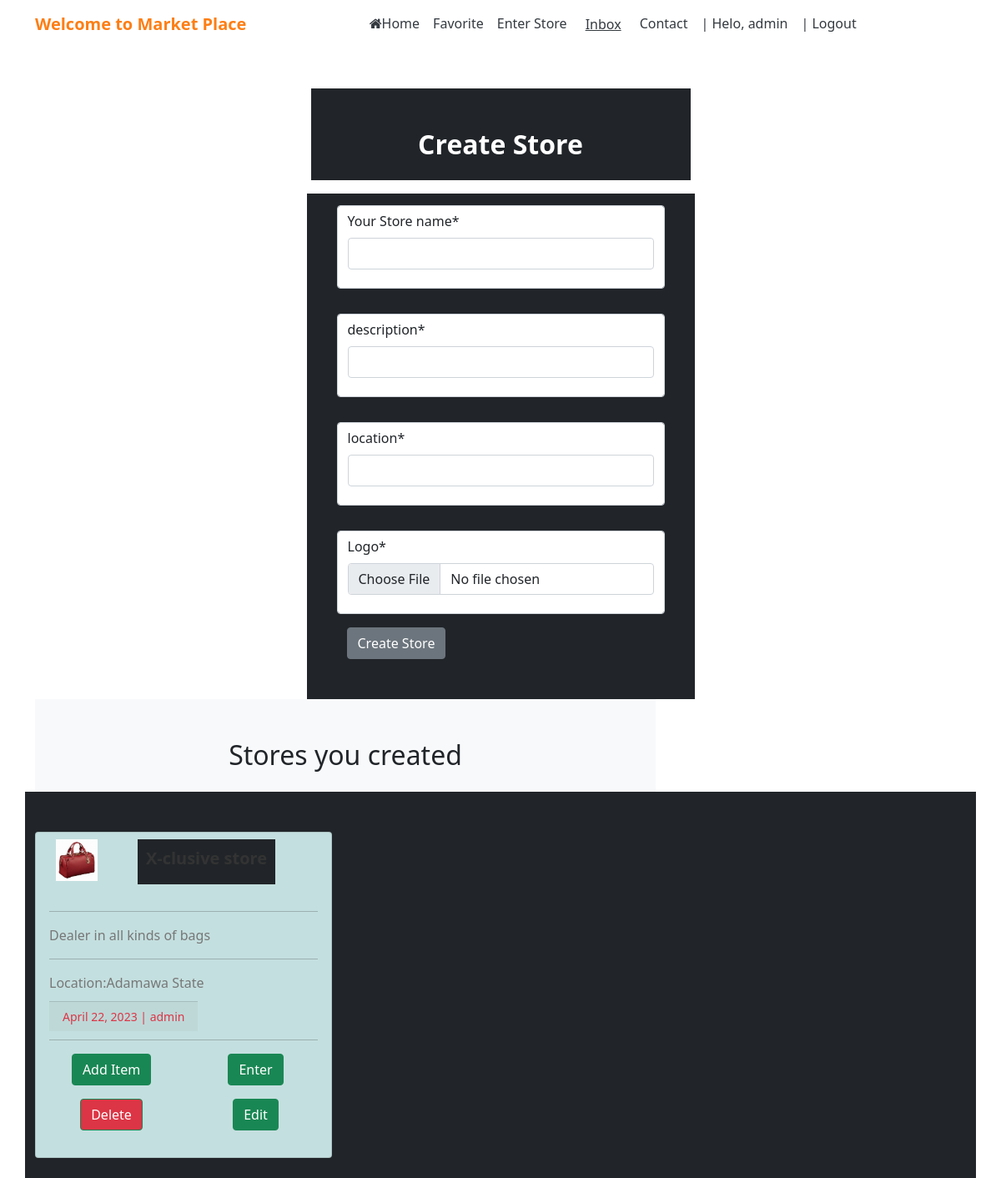
Before: /store/storelist/ (signed in) with the older database file.
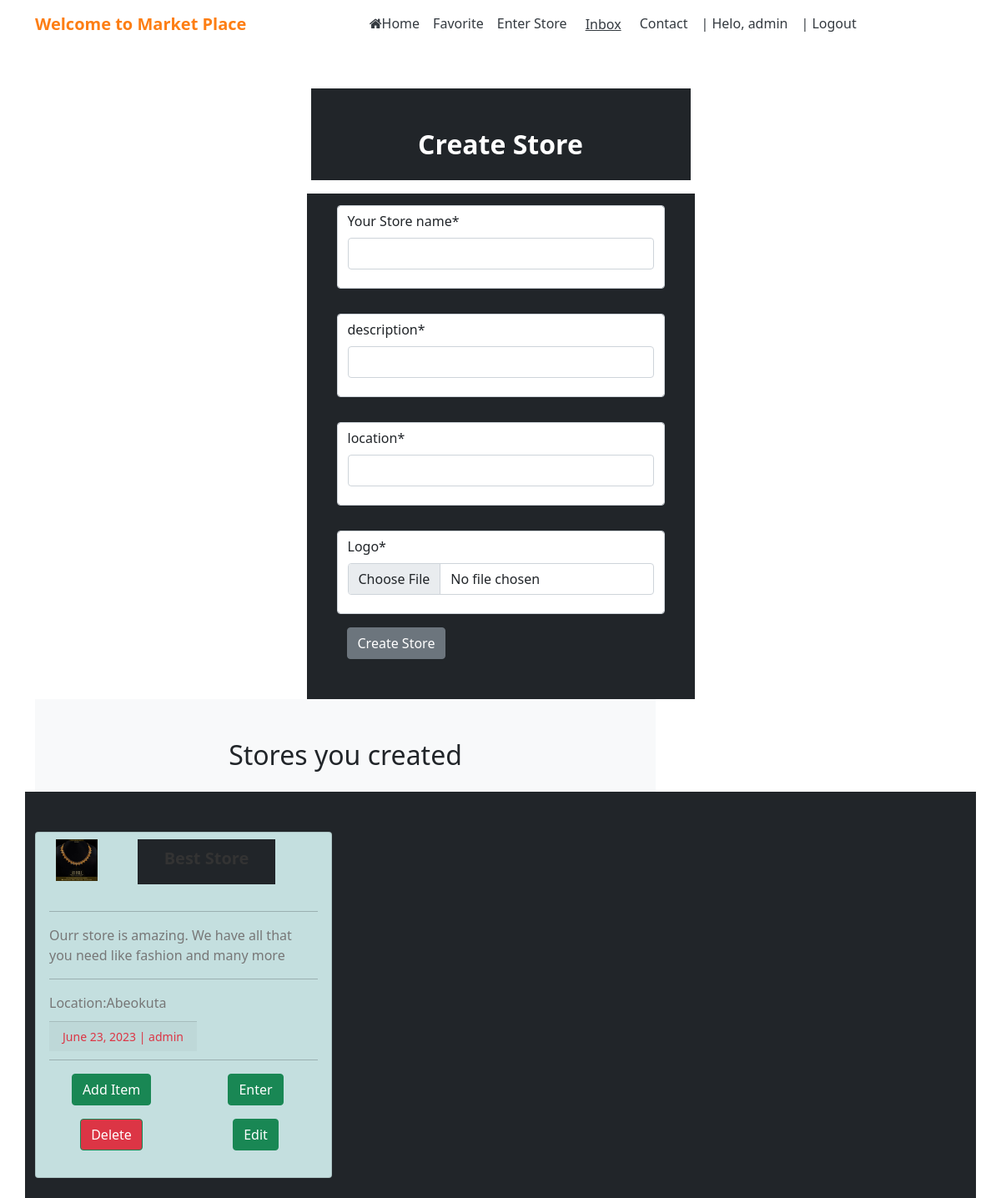
After: the same page with the newer database file.
### jijiapp/models.py (models this page shows, shortened)
class Store(models.Model):
    name = models.SlugField(unique =True, max_length=50)
    author = models.ForeignKey(User, on_delete=models.CASCADE, blank=False)
    create_date = models.DateTimeField(auto_now_add=True, null=True)
    discription=models.CharField(max_length=5000, null=True, blank=True)
    location =models.CharField(max_length=5000, null=True, blank=True)
    logo =models.ImageField(upload_to='logos/', default = '')
    category = models.ManyToManyField(Category, related_name ='cat')
    class Meta:
        ordering = ['-name']
        verbose_name_plural = 'Store'

### jijistore/views.py (the view, shortened to what this page needs)
# urls.py: path('storelist/', views.storelist, name='storelist' ),
@login_required
def storelist(request):
    user = request.user
    created_by_you = Store.objects.filter(author =user)
    form = storeForm()
    context = {
        'form':form,
        'created_by_you':created_by_you,
    }
    return render(request, 'jijistore/store.html', context)

### jijistore/forms.py
class storeForm(forms.Form):
    name = forms.CharField(label='Your Store name')
    discription = forms.CharField(label='description')
    location = forms.CharField(label='location')
    logo = forms.ImageField()

### jijistore/templates/jijistore/store.html (shortened to what the changed rows need)
{% extends 'jijiapp/base/base.html' %}
{% load static %}
{% load crispy_forms_tags %}
{% block content %}
<div class="container mb-3" style="font:bold;">
    <div class="col-5 bg-dark mx-auto text-white">
        <div class="text-center pt-5 pb-3">
            <h2 class="lead text-bold" style="font-size:2rem; font-weight: bold;">Create Store</h2>
        </div>
    </div>
</div>
<div class="col-md-8 bg-light" style ="justify-content: center;">
    <div class="text-center pt-5 pb-3">
        <h2>Stores you created</h2>
    </div>
</div>
<div class="row rowwidth pt-5 bg-dark">
    {% for store in created_by_you %}
    <div class="col-sm-6 col-md-4 col-lg-4 card-style3 mb-4">
        <div class="card" style="background-color:rgb(196, 223, 223)">
            <div class="card-image-top">
                <div class="container">
                    <div class="row pt-2">
                        <div class="col-2">
                            <img src="{{ store.logo.url }}" alt="first image" class="thumbnails" style="width:50px; height:50px;">
                        </div>
                        <div class="col-6 mx-auto bg-dark text-white p-2 text-center lead">
                            <p class="card-title">{{ store.name }}</p>
                        </div>
                    </div>
                </div>
                <div class="card-body">
                    <hr>
                    <p class="card-text card1">{{ store.discription }}</p>
                    <hr>
                    <p class="card-text">Location:{{ store.location}}</p>
                    <small class="card-footer text-danger">{{ store.create_date |date  }} | {{ store.author }}</small>
                    <hr>
                    <div class="row ">
                        {% if user != store.author %}
                        <div class="col-12 text-center mb-3">
                            <a href="{% url 'jijistore:enter_store' store.id %}" class="btn btn-success">Enter store</a>
                        </div>
                        {% else %}
                        <div class="col-6 text-center mb-3">
                            <a href="{% url 'itemupload' store.id %}" class= "btn btn-success">Add Item</a>
                        </div>
                        <div class="col-6 text-center mb-3">
                            <a href="{% url 'jijistore:enter_store' store.id %}" class="btn btn-success">Enter</a>
                        </div>
                        <div class="col-6 text-center mb-3">
                            <a href="{% url 'deletstore' store.id %}" class="btn btn-success bg-danger">Delete</a>
                        </div>
                        <div class="col-6 text-center mb-3">
                            <a href="{% url 'jijistore:edit_store' store.id %}" class="btn btn-success bg-success">Edit</a>
                        </div>
                        {% endif %}
                    </div>
                </div>
            </div>
        </div>
    </div>
    {% endfor %}
</div>
{% endblock %}

Changed rows visible on the page:
removed Store: logo (picture), discription "Dealer in all kinds of bags", location "Adamawa State", create_date "April 22, 2023", author "admin", shows "Add Item"
added Store: logo (picture), discription "Ourr store is amazing. We have all that you need like fashion and many more", location "Abeokuta", create_date "June 23, 2023", author "admin", shows "Add Item"
